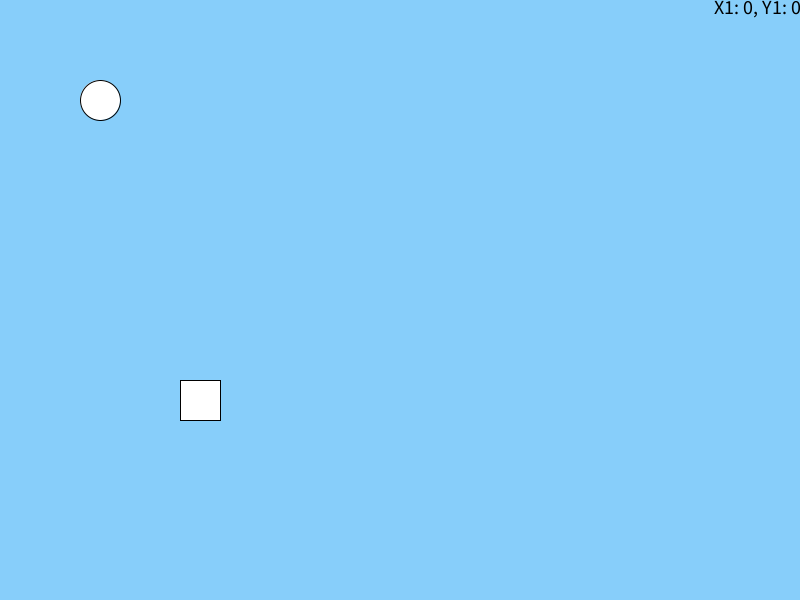
Frame 1 (no input)
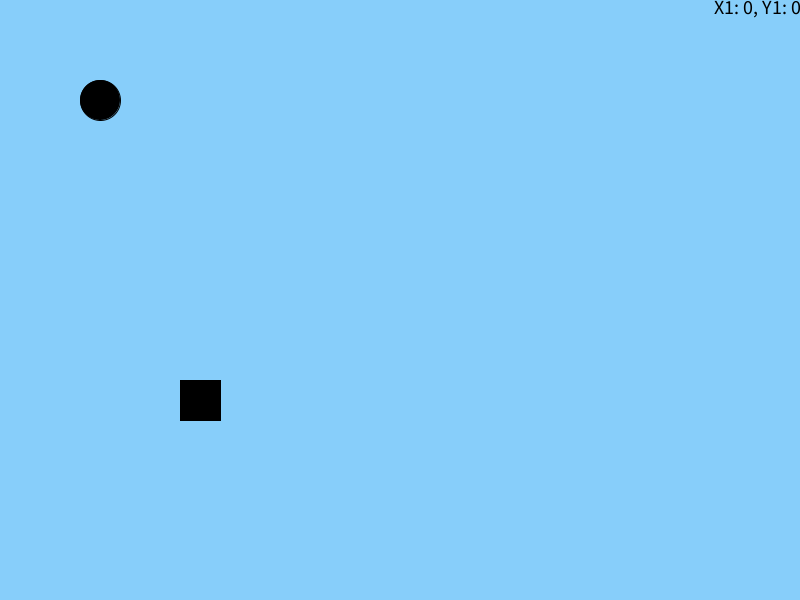
Frame 60 (the mouse pressed at the canvas centre just before this capture)
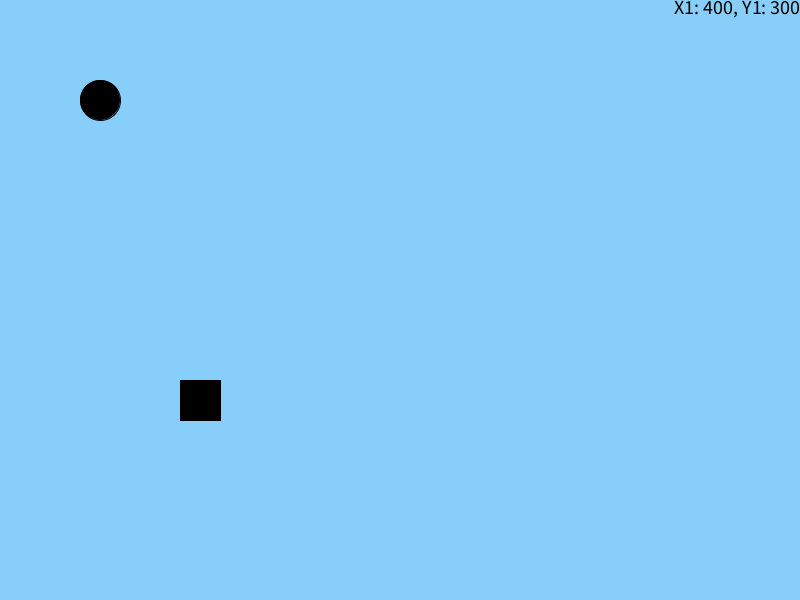
Frame 120 (the mouse held since frame 60 and released just before this capture)

The Processing sketch that drew these frames (run headless with seeded random() and noise(); from frame 60 on, the mouse is pressed at the canvas centre):

// Processing sketch: Ejercicio17
// ── Ejercicio17.pde
float x1=100, y1=100, x2=200, y2=400;
float linkSize = 40;
float tesoroSize = 40;
float distanciaTesoro=50;

void setup() {
  size(800, 600);
}

void draw() {
    background(135, 206, 250);
    float coordenadaX = x2 - x1;
    float coordenadaY = y2 - y1; 
    
    float distancia = sqrt(pow(coordenadaX, 2) + pow(coordenadaY, 2)); 
    String textoDistancia = "la distancia es de: " + distancia; 
    println(textoDistancia);
  
  
  if (distancia <= distanciaTesoro) {
    println("¡Power-Up activado!");
  }

   
  ellipse(x1, y1, linkSize, linkSize); 
  rectMode(CENTER);
  rect(x2, y2, tesoroSize, tesoroSize); 
  
  
  String coordenadas = "X1: " + mouseX + ", Y1: " + mouseY;
  fill(0);
  textSize(20);
  textAlign(RIGHT, TOP);
  text(coordenadas, width, 0);
}

void mouseMoved(){
  x1=mouseX;
  y1=mouseY;
}
